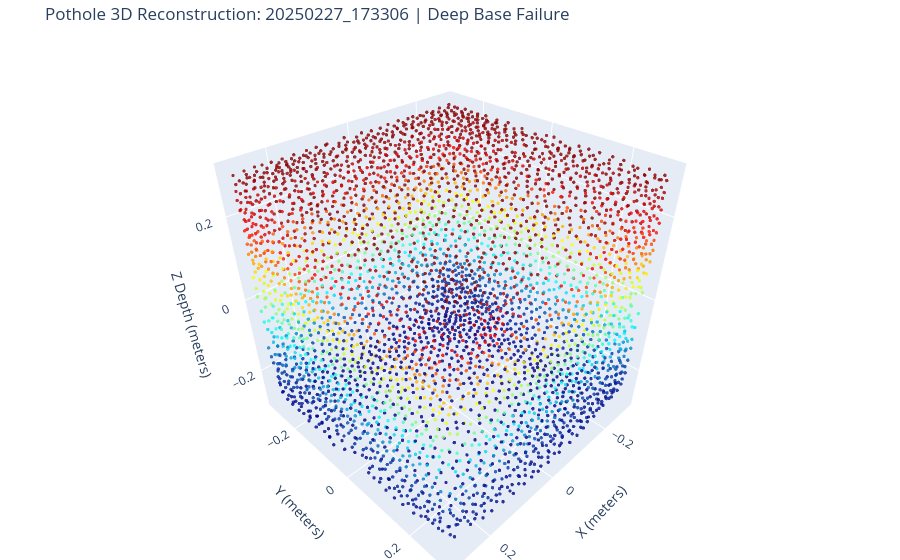

Notebook cell for this chart:
### Markdown cell above
## 6. Interactive 3D Plot Visualizer
Deploying an interactive 3D spatial plot via `plotly` to zoom and rotate over the pothole structure.

### Code cell
x = coords[:, 0]
y = coords[:, 1]
z = coords[:, 2]

# Create an interactive 3D Scatter plot
fig = go.Figure(
    data=[go.Scatter3d(
        x=x, y=y, z=z,
        mode='markers',
        marker=dict(
            size=2,
            color=z, # Create depth heatmap via the Z axis
            colorscale='Jet',
            opacity=0.8
        )
    )]
)

# Standardize the aspect ratio to maintain geometric reality
fig.update_layout(
    title=f"Pothole 3D Reconstruction: {stem} | {severity_class}",
    scene=dict(
        aspectmode='data',
        xaxis_title='X (meters)',
        yaxis_title='Y (meters)',
        zaxis_title='Z Depth (meters)'
    ),
    margin=dict(l=0, r=0, b=0, t=40)
)

fig.show()

### Figure 1 — Plotly figure (JSON) as saved in the notebook; plotly's stock layout.template omitted (floating-point values rounded to 4 significant figures; data arrays with more than 128 entries replaced by an {"elided": "..."} marker saying what was removed)
{"data": [{"marker": {"color": {"elided": "4096 float values"}, "colorscale": [[0, "rgb(0,0,131)"], [0.2, "rgb(0,60,170)"], [0.4, "rgb(5,255,255)"], [0.6, "rgb(255,255,0)"], [0.8, "rgb(250,0,0)"], [1, "rgb(128,0,0)"]], "opacity": 0.8, "size": 2}, "mode": "markers", "type": "scatter3d", "x": {"elided": "4096 float values"}, "y": {"elided": "4096 float values"}, "z": {"elided": "4096 float values"}}], "layout": {"margin": {"b": 0, "l": 0, "r": 0, "t": 40}, "scene": {"aspectmode": "data", "xaxis": {"title": {"text": "X (meters)"}}, "yaxis": {"title": {"text": "Y (meters)"}}, "zaxis": {"title": {"text": "Z Depth (meters)"}}}, "title": {"text": "Pothole 3D Reconstruction: 20250227_173306 | Deep Base Failure"}}}
